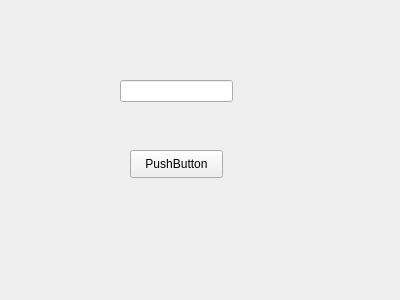
<?xml version="1.0" encoding="UTF-8"?>
<ui version="4.0">
 <class>Form</class>
 <widget class="QWidget" name="Form">
  <property name="geometry">
   <rect>
    <x>0</x>
    <y>0</y>
    <width>400</width>
    <height>300</height>
   </rect>
  </property>
  <property name="windowTitle">
   <string>Form</string>
  </property>
  <widget class="QLineEdit" name="lineEdit_2">
   <property name="geometry">
    <rect>
     <x>120</x>
     <y>80</y>
     <width>113</width>
     <height>22</height>
    </rect>
   </property>
  </widget>
  <widget class="QPushButton" name="pushButton">
   <property name="geometry">
    <rect>
     <x>130</x>
     <y>150</y>
     <width>93</width>
     <height>28</height>
    </rect>
   </property>
   <property name="text">
    <string>PushButton</string>
   </property>
  </widget>
 </widget>
 <resources/>
 <connections>
  <connection>
   <sender>pushButton</sender>
   <signal>clicked()</signal>
   <receiver>lineEdit_2</receiver>
   <slot>clear()</slot>
   <hints>
    <hint type="sourcelabel">
     <x>176</x>
     <y>163</y>
    </hint>
    <hint type="destinationlabel">
     <x>176</x>
     <y>90</y>
    </hint>
   </hints>
  </connection>
 </connections>
</ui>
